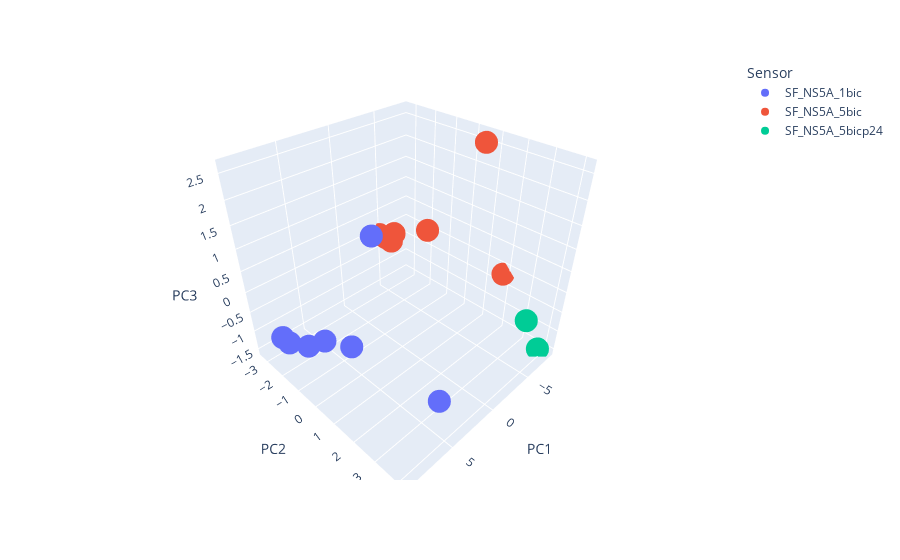

The notebook cell saved with this chart:
### Code cell
# 4. Scores plot
# check API documentation for plotly.express https://plotly.com/python/3d-scatter-plots

import plotly.express as px

fig = px.scatter_3d(df_scores, x='PC1', y='PC2', z='PC3', color='Sensor')
fig.show()

### Figure 1 — Plotly figure (JSON) as saved in the notebook; plotly's stock layout.template omitted (floating-point values rounded to 4 significant figures)
{"data": [{"hovertemplate": "Sensor=SF_NS5A_1bic<br>PC1=%{x}<br>PC2=%{y}<br>PC3=%{z}<extra></extra>", "legendgroup": "SF_NS5A_1bic", "marker": {"color": "#636efa", "symbol": "circle"}, "mode": "markers", "name": "SF_NS5A_1bic", "scene": "scene", "showlegend": true, "type": "scatter3d", "x": [9.34, 9.382, 8.799, 8.383, 8.004, 7.531, 6.21], "y": [-1.961, -1.5, -0.7076, 0.02793, 1.202, 2.119, 4.107], "z": [-0.6911, -0.6543, -0.5302, -0.1917, 0.05342, 2.413, -0.3144]}, {"hovertemplate": "Sensor=SF_NS5A_5bic<br>PC1=%{x}<br>PC2=%{y}<br>PC3=%{z}<extra></extra>", "legendgroup": "SF_NS5A_5bic", "marker": {"color": "#EF553B", "symbol": "circle"}, "mode": "markers", "name": "SF_NS5A_5bic", "scene": "scene", "showlegend": true, "type": "scatter3d", "x": [-4.567, -4.882, -4.993, -5.288, -6.209, -7.284, -8.387], "y": [-3.303, -3.037, -2.766, -2.73, -1.229, 0.8462, 1.845], "z": [-0.07638, -0.1301, -0.1672, 0.0154, 0.3636, 2.611, -0.1987]}, {"hovertemplate": "Sensor=SF_NS5A_5bicp24<br>PC1=%{x}<br>PC2=%{y}<br>PC3=%{z}<extra></extra>", "legendgroup": "SF_NS5A_5bicp24", "marker": {"color": "#00cc96", "symbol": "circle"}, "mode": "markers", "name": "SF_NS5A_5bicp24", "scene": "scene", "showlegend": true, "type": "scatter3d", "x": [-8.048, -7.99], "y": [3.87, 3.218], "z": [-1.539, -0.9639]}], "layout": {"legend": {"title": {"text": "Sensor"}, "tracegroupgap": 0}, "margin": {"t": 60}, "scene": {"domain": {"x": [0, 1], "y": [0, 1]}, "xaxis": {"title": {"text": "PC1"}}, "yaxis": {"title": {"text": "PC2"}}, "zaxis": {"title": {"text": "PC3"}}}}}
